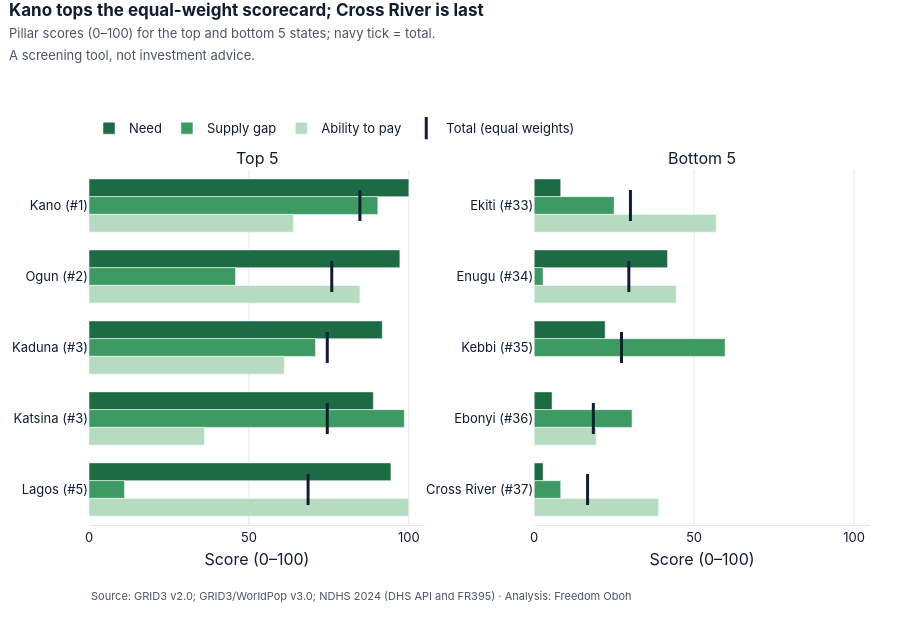

Notebook cell for this chart:
### Markdown cell above
## 4. Both ends of the ranking

The total alone hides *why* a state ranks where it does, so the chart shows each pillar.

### Code cell
charts.scorecard_ends(sc).show()

### Figure 1 — Plotly figure (JSON) as saved in the notebook; plotly's stock layout.template omitted (floating-point values rounded to 4 significant figures)
{"data": [{"hovertemplate": "%{y}<br>Need: %{x:.0f}<extra></extra>", "legendgroup": "need", "marker": {"color": "#1D6B44"}, "name": "Need", "orientation": "h", "showlegend": true, "type": "bar", "x": [100.0, 97.2, 91.7, 88.9, 94.4], "xaxis": "x", "y": ["Kano (#1)", "Ogun (#2)", "Kaduna (#3)", "Katsina (#3)", "Lagos (#5)"], "yaxis": "y"}, {"hovertemplate": "%{y}<br>Supply gap: %{x:.0f}<extra></extra>", "legendgroup": "supply_gap", "marker": {"color": "#3E9A63"}, "name": "Supply gap", "orientation": "h", "showlegend": true, "type": "bar", "x": [90.3, 45.8, 70.8, 98.6, 11.1], "xaxis": "x", "y": ["Kano (#1)", "Ogun (#2)", "Kaduna (#3)", "Katsina (#3)", "Lagos (#5)"], "yaxis": "y"}, {"hovertemplate": "%{y}<br>Ability to pay: %{x:.0f}<extra></extra>", "legendgroup": "ability_to_pay", "marker": {"color": "#B5DCC0"}, "name": "Ability to pay", "orientation": "h", "showlegend": true, "type": "bar", "x": [63.9, 84.7, 61.1, 36.1, 100.0], "xaxis": "x", "y": ["Kano (#1)", "Ogun (#2)", "Kaduna (#3)", "Katsina (#3)", "Lagos (#5)"], "yaxis": "y"}, {"hovertemplate": "%{y}<br>Total: %{x:.0f}<extra></extra>", "legendgroup": "total", "marker": {"color": "#0F1E33", "line": {"width": 3}, "size": 22, "symbol": "line-ns-open"}, "mode": "markers", "name": "Total (equal weights)", "showlegend": true, "type": "scatter", "x": [84.7, 75.9, 74.5, 74.5, 68.5], "xaxis": "x", "y": ["Kano (#1)", "Ogun (#2)", "Kaduna (#3)", "Katsina (#3)", "Lagos (#5)"], "yaxis": "y"}, {"hovertemplate": "%{y}<br>Need: %{x:.0f}<extra></extra>", "legendgroup": "need", "marker": {"color": "#1D6B44"}, "name": "Need", "orientation": "h", "showlegend": false, "type": "bar", "x": [8.3, 41.7, 22.2, 5.6, 2.8], "xaxis": "x2", "y": ["Ekiti (#33)", "Enugu (#34)", "Kebbi (#35)", "Ebonyi (#36)", "Cross River (#37)"], "yaxis": "y2"}, {"hovertemplate": "%{y}<br>Supply gap: %{x:.0f}<extra></extra>", "legendgroup": "supply_gap", "marker": {"color": "#3E9A63"}, "name": "Supply gap", "orientation": "h", "showlegend": false, "type": "bar", "x": [25.0, 2.8, 59.7, 30.6, 8.3], "xaxis": "x2", "y": ["Ekiti (#33)", "Enugu (#34)", "Kebbi (#35)", "Ebonyi (#36)", "Cross River (#37)"], "yaxis": "y2"}, {"hovertemplate": "%{y}<br>Ability to pay: %{x:.0f}<extra></extra>", "legendgroup": "ability_to_pay", "marker": {"color": "#B5DCC0"}, "name": "Ability to pay", "orientation": "h", "showlegend": false, "type": "bar", "x": [56.9, 44.4, 0.0, 19.4, 38.9], "xaxis": "x2", "y": ["Ekiti (#33)", "Enugu (#34)", "Kebbi (#35)", "Ebonyi (#36)", "Cross River (#37)"], "yaxis": "y2"}, {"hovertemplate": "%{y}<br>Total: %{x:.0f}<extra></extra>", "legendgroup": "total", "marker": {"color": "#0F1E33", "line": {"width": 3}, "size": 22, "symbol": "line-ns-open"}, "mode": "markers", "name": "Total (equal weights)", "showlegend": false, "type": "scatter", "x": [30.1, 29.6, 27.3, 18.5, 16.7], "xaxis": "x2", "y": ["Ekiti (#33)", "Enugu (#34)", "Kebbi (#35)", "Ebonyi (#36)", "Cross River (#37)"], "yaxis": "y2"}], "layout": {"annotations": [{"font": {"size": 16}, "showarrow": false, "text": "Top 5", "x": 0.215, "xanchor": "center", "xref": "paper", "y": 1.0, "yanchor": "bottom", "yref": "paper"}, {"font": {"size": 16}, "showarrow": false, "text": "Bottom 5", "x": 0.785, "xanchor": "center", "xref": "paper", "y": 1.0, "yanchor": "bottom", "yref": "paper"}, {"font": {"color": "#4A5568", "size": 11}, "showarrow": false, "text": "Source: GRID3 v2.0; GRID3/WorldPop v3.0; NDHS 2024 (DHS API and FR395) · Analysis: Freedom Oboh", "x": 0, "xanchor": "left", "xref": "paper", "y": 0, "yanchor": "top", "yref": "paper", "yshift": -62}], "bargap": 0.25, "barmode": "group", "font": {"color": "#0F1E33", "family": "Inter, Segoe UI, Arial, sans-serif", "size": 13}, "height": 620, "hoverlabel": {"bgcolor": "white", "font": {"color": "#0F1E33"}}, "legend": {"orientation": "h", "title": {}, "x": 0, "y": 1.16}, "margin": {"b": 95, "l": 20, "r": 30, "t": 170}, "paper_bgcolor": "white", "plot_bgcolor": "white", "showlegend": true, "title": {"font": {"size": 17}, "pad": {"t": 16}, "text": "<b>Kano tops the equal-weight scorecard; Cross River is last</b><br><span style='font-size:13px;color:#4A5568'>Pillar scores (0–100) for the top and bottom 5 states; navy tick = total.<br>A screening tool, not investment advice.</span>", "x": 0.01, "xanchor": "left", "y": 1, "yanchor": "top", "yref": "container"}, "xaxis": {"anchor": "y", "automargin": true, "domain": [0.0, 0.43], "gridcolor": "#E3E6EB", "linecolor": "#E3E6EB", "range": [0, 105], "showgrid": true, "title": {"standoff": 10, "text": "Score (0–100)"}, "zeroline": false}, "xaxis2": {"anchor": "y2", "automargin": true, "domain": [0.57, 1.0], "gridcolor": "#E3E6EB", "linecolor": "#E3E6EB", "range": [0, 105], "showgrid": true, "title": {"standoff": 10, "text": "Score (0–100)"}, "zeroline": false}, "yaxis": {"anchor": "x", "automargin": true, "autorange": "reversed", "domain": [0.0, 1.0], "gridcolor": "#E3E6EB", "showgrid": false, "title": {"standoff": 10}, "zeroline": false}, "yaxis2": {"anchor": "x2", "automargin": true, "autorange": "reversed", "domain": [0.0, 1.0], "gridcolor": "#E3E6EB", "showgrid": false, "title": {"standoff": 10}, "zeroline": false}}}
